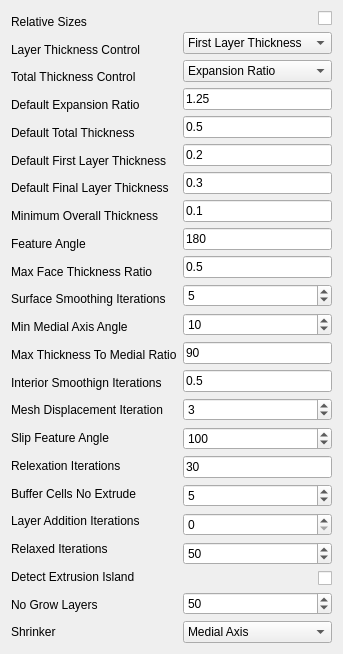
<?xml version="1.0" encoding="UTF-8"?>
<ui version="4.0">
 <class>Form</class>
 <widget class="QWidget" name="Form">
  <property name="geometry">
   <rect>
    <x>0</x>
    <y>0</y>
    <width>302</width>
    <height>600</height>
   </rect>
  </property>
  <property name="windowTitle">
   <string>Form</string>
  </property>
  <layout class="QVBoxLayout" name="verticalLayout_3">
   <item>
    <layout class="QHBoxLayout" name="horizontalLayout">
     <item>
      <layout class="QVBoxLayout" name="verticalLayout">
       <item>
        <widget class="QLabel" name="label">
         <property name="text">
          <string>Relative Sizes</string>
         </property>
        </widget>
       </item>
       <item>
        <widget class="QLabel" name="label_18">
         <property name="text">
          <string>Layer Thickness Control</string>
         </property>
        </widget>
       </item>
       <item>
        <widget class="QLabel" name="label_22">
         <property name="text">
          <string>Total Thickness Control</string>
         </property>
        </widget>
       </item>
       <item>
        <widget class="QLabel" name="label_19">
         <property name="text">
          <string>Default Expansion Ratio</string>
         </property>
        </widget>
       </item>
       <item>
        <widget class="QLabel" name="label_21">
         <property name="text">
          <string>Default Total Thickness</string>
         </property>
        </widget>
       </item>
       <item>
        <widget class="QLabel" name="label_20">
         <property name="text">
          <string>Default First Layer Thickness</string>
         </property>
        </widget>
       </item>
       <item>
        <widget class="QLabel" name="label_23">
         <property name="text">
          <string>Default Final Layer Thickness</string>
         </property>
        </widget>
       </item>
       <item>
        <widget class="QLabel" name="label_24">
         <property name="text">
          <string>Minimum Overall Thickness</string>
         </property>
        </widget>
       </item>
       <item>
        <widget class="QLabel" name="label_25">
         <property name="text">
          <string>Feature Angle</string>
         </property>
        </widget>
       </item>
       <item>
        <widget class="QLabel" name="label_26">
         <property name="text">
          <string>Max Face Thickness Ratio</string>
         </property>
        </widget>
       </item>
       <item>
        <widget class="QLabel" name="label_27">
         <property name="text">
          <string>Surface Smoothing Iterations</string>
         </property>
        </widget>
       </item>
       <item>
        <widget class="QLabel" name="label_28">
         <property name="text">
          <string>Min Medial Axis Angle</string>
         </property>
        </widget>
       </item>
       <item>
        <widget class="QLabel" name="label_29">
         <property name="text">
          <string>Max Thickness To Medial Ratio</string>
         </property>
        </widget>
       </item>
       <item>
        <widget class="QLabel" name="label_30">
         <property name="text">
          <string>Interior Smoothign Iterations</string>
         </property>
        </widget>
       </item>
       <item>
        <widget class="QLabel" name="label_31">
         <property name="text">
          <string>Mesh Displacement Iteration</string>
         </property>
        </widget>
       </item>
       <item>
        <widget class="QLabel" name="label_32">
         <property name="text">
          <string>Slip Feature Angle</string>
         </property>
        </widget>
       </item>
       <item>
        <widget class="QLabel" name="label_33">
         <property name="text">
          <string>Relexation Iterations</string>
         </property>
        </widget>
       </item>
       <item>
        <widget class="QLabel" name="label_34">
         <property name="text">
          <string>Buffer Cells No Extrude</string>
         </property>
        </widget>
       </item>
       <item>
        <widget class="QLabel" name="label_35">
         <property name="text">
          <string>Layer Addition Iterations</string>
         </property>
        </widget>
       </item>
       <item>
        <widget class="QLabel" name="label_36">
         <property name="text">
          <string>Relaxed Iterations</string>
         </property>
        </widget>
       </item>
       <item>
        <widget class="QLabel" name="label_2">
         <property name="text">
          <string>Detect Extrusion Island</string>
         </property>
        </widget>
       </item>
       <item>
        <widget class="QLabel" name="label_37">
         <property name="text">
          <string>No Grow Layers</string>
         </property>
        </widget>
       </item>
       <item>
        <widget class="QLabel" name="label_38">
         <property name="text">
          <string>Shrinker</string>
         </property>
        </widget>
       </item>
      </layout>
     </item>
     <item>
      <layout class="QVBoxLayout" name="verticalLayout_2">
       <item>
        <widget class="QCheckBox" name="relaSizeChecBox">
         <property name="layoutDirection">
          <enum>Qt::RightToLeft</enum>
         </property>
         <property name="text">
          <string/>
         </property>
        </widget>
       </item>
       <item>
        <widget class="QComboBox" name="layerThickCtrlCombox">
         <item>
          <property name="text">
           <string>First Layer Thickness</string>
          </property>
         </item>
         <item>
          <property name="text">
           <string>Final Layer Thickness</string>
          </property>
         </item>
        </widget>
       </item>
       <item>
        <widget class="QComboBox" name="totalThickCtrlCombox">
         <item>
          <property name="text">
           <string>Expansion Ratio</string>
          </property>
         </item>
         <item>
          <property name="text">
           <string>Total Thickness</string>
          </property>
         </item>
        </widget>
       </item>
       <item>
        <widget class="QLineEdit" name="defauExpanRatioInput">
         <property name="text">
          <string>1.25</string>
         </property>
        </widget>
       </item>
       <item>
        <widget class="QLineEdit" name="defauTotalThickInput">
         <property name="text">
          <string>0.5</string>
         </property>
        </widget>
       </item>
       <item>
        <widget class="QLineEdit" name="defau1stLayerThickInput">
         <property name="text">
          <string>0.2</string>
         </property>
        </widget>
       </item>
       <item>
        <widget class="QLineEdit" name="defauFinalLayerThickInput">
         <property name="text">
          <string>0.3</string>
         </property>
        </widget>
       </item>
       <item>
        <widget class="QLineEdit" name="minOverallThickInput">
         <property name="text">
          <string>0.1</string>
         </property>
        </widget>
       </item>
       <item>
        <widget class="QLineEdit" name="featureAngInput">
         <property name="text">
          <string>180</string>
         </property>
        </widget>
       </item>
       <item>
        <widget class="QLineEdit" name="maxFaceThickRatioInput">
         <property name="text">
          <string>0.5</string>
         </property>
        </widget>
       </item>
       <item>
        <widget class="QSpinBox" name="surfSmoothIterSpix">
         <property name="value">
          <number>5</number>
         </property>
        </widget>
       </item>
       <item>
        <widget class="QSpinBox" name="minMediAxisAngSpix">
         <property name="value">
          <number>10</number>
         </property>
        </widget>
       </item>
       <item>
        <widget class="QLineEdit" name="maxThick2MediRatioInput">
         <property name="text">
          <string>90</string>
         </property>
        </widget>
       </item>
       <item>
        <widget class="QLineEdit" name="interSmoothIterInput">
         <property name="text">
          <string>0.5</string>
         </property>
        </widget>
       </item>
       <item>
        <widget class="QSpinBox" name="meshDispIterSpix">
         <property name="value">
          <number>3</number>
         </property>
        </widget>
       </item>
       <item>
        <widget class="QSpinBox" name="SlipFeatureAngSpix">
         <property name="maximum">
          <number>1000</number>
         </property>
         <property name="value">
          <number>100</number>
         </property>
        </widget>
       </item>
       <item>
        <widget class="QLineEdit" name="relexaIterInput">
         <property name="text">
          <string>30</string>
         </property>
        </widget>
       </item>
       <item>
        <widget class="QSpinBox" name="buffCellNoExtruSpix">
         <property name="value">
          <number>5</number>
         </property>
        </widget>
       </item>
       <item>
        <widget class="QSpinBox" name="layerAdditionIterSpix"/>
       </item>
       <item>
        <widget class="QSpinBox" name="relexaIterSpix">
         <property name="value">
          <number>50</number>
         </property>
        </widget>
       </item>
       <item>
        <widget class="QCheckBox" name="detecExtruIslaInput">
         <property name="layoutDirection">
          <enum>Qt::RightToLeft</enum>
         </property>
         <property name="text">
          <string/>
         </property>
        </widget>
       </item>
       <item>
        <widget class="QSpinBox" name="noGrowLayersSpix">
         <property name="value">
          <number>50</number>
         </property>
        </widget>
       </item>
       <item>
        <widget class="QComboBox" name="shrinkerCombox">
         <item>
          <property name="text">
           <string>Medial Axis</string>
          </property>
         </item>
         <item>
          <property name="text">
           <string>Laplacian</string>
          </property>
         </item>
        </widget>
       </item>
      </layout>
     </item>
    </layout>
   </item>
  </layout>
 </widget>
 <resources/>
 <connections/>
</ui>
